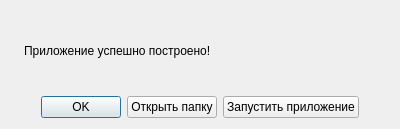
<?xml version="1.0" encoding="UTF-8"?>
<ui version="4.0">
 <class>AppDeploySuccessDialog</class>
 <widget class="QDialog" name="AppDeploySuccessDialog">
  <property name="geometry">
   <rect>
    <x>0</x>
    <y>0</y>
    <width>400</width>
    <height>129</height>
   </rect>
  </property>
  <property name="windowTitle">
   <string>Приложение построено</string>
  </property>
  <layout class="QVBoxLayout" name="verticalLayout">
   <item>
    <layout class="QHBoxLayout" name="horizontalLayout">
     <item>
      <widget class="QLabel" name="label_2">
       <property name="sizePolicy">
        <sizepolicy hsizetype="Preferred" vsizetype="Preferred">
         <horstretch>0</horstretch>
         <verstretch>0</verstretch>
        </sizepolicy>
       </property>
       <property name="text">
        <string/>
       </property>
       <property name="pixmap">
        <pixmap resource="resources.qrc">:/images/icons/Ok.png</pixmap>
       </property>
       <property name="scaledContents">
        <bool>false</bool>
       </property>
       <property name="margin">
        <number>10</number>
       </property>
      </widget>
     </item>
     <item>
      <widget class="QLabel" name="label">
       <property name="sizePolicy">
        <sizepolicy hsizetype="Preferred" vsizetype="Preferred">
         <horstretch>1</horstretch>
         <verstretch>0</verstretch>
        </sizepolicy>
       </property>
       <property name="text">
        <string>Приложение успешно построено!</string>
       </property>
       <property name="scaledContents">
        <bool>false</bool>
       </property>
      </widget>
     </item>
    </layout>
   </item>
   <item>
    <layout class="QHBoxLayout" name="horizontalLayout_2">
     <item>
      <spacer name="horizontalSpacer">
       <property name="orientation">
        <enum>Qt::Horizontal</enum>
       </property>
       <property name="sizeHint" stdset="0">
        <size>
         <width>40</width>
         <height>20</height>
        </size>
       </property>
      </spacer>
     </item>
     <item>
      <widget class="QPushButton" name="okButton">
       <property name="text">
        <string>OK</string>
       </property>
      </widget>
     </item>
     <item>
      <widget class="QPushButton" name="openDirButton">
       <property name="text">
        <string>Открыть папку</string>
       </property>
      </widget>
     </item>
     <item>
      <widget class="QPushButton" name="runAppButton">
       <property name="text">
        <string>Запустить приложение</string>
       </property>
      </widget>
     </item>
     <item>
      <spacer name="horizontalSpacer_2">
       <property name="orientation">
        <enum>Qt::Horizontal</enum>
       </property>
       <property name="sizeHint" stdset="0">
        <size>
         <width>40</width>
         <height>20</height>
        </size>
       </property>
      </spacer>
     </item>
    </layout>
   </item>
  </layout>
 </widget>
 <resources>
  <include location="resources.qrc"/>
 </resources>
 <connections>
  <connection>
   <sender>okButton</sender>
   <signal>clicked()</signal>
   <receiver>AppDeploySuccessDialog</receiver>
   <slot>accept()</slot>
   <hints>
    <hint type="sourcelabel">
     <x>71</x>
     <y>94</y>
    </hint>
    <hint type="destinationlabel">
     <x>199</x>
     <y>64</y>
    </hint>
   </hints>
  </connection>
 </connections>
</ui>
